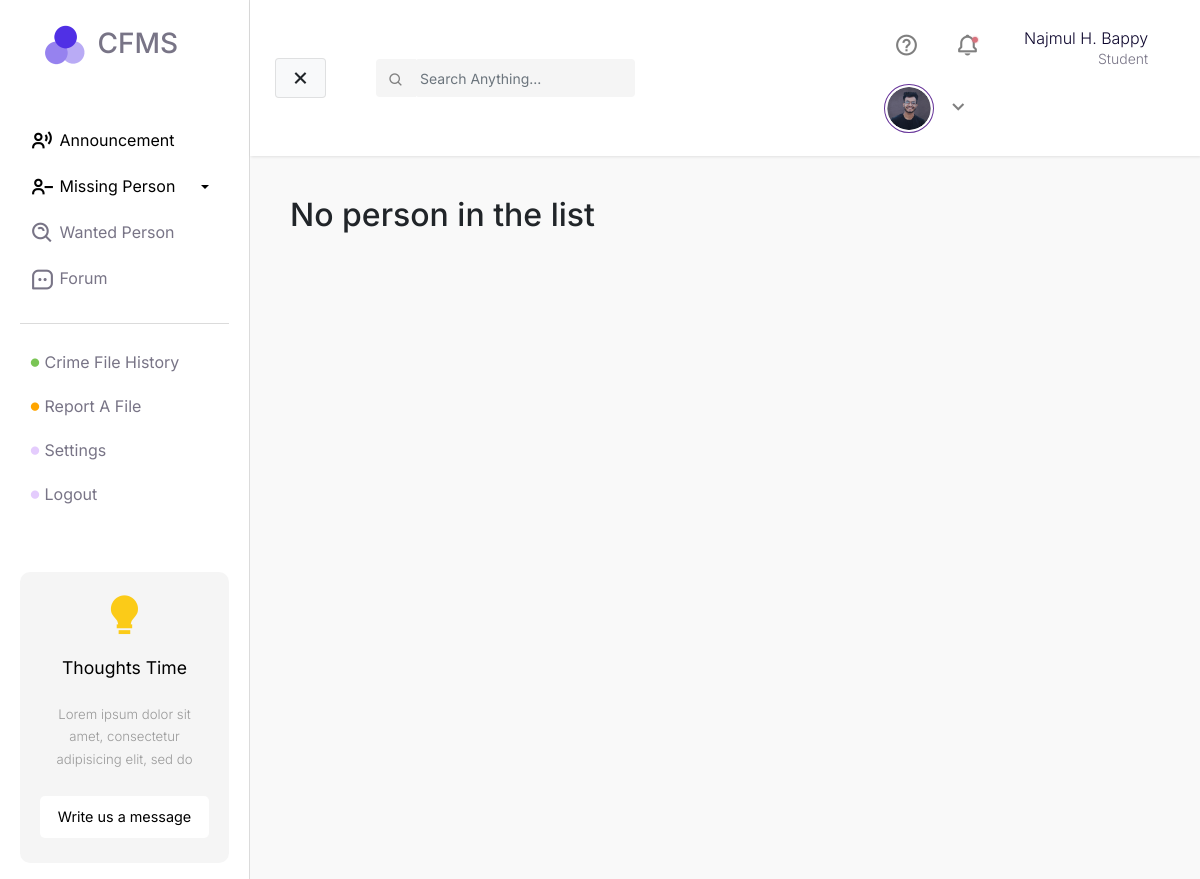
The page /announcement/ (signed in) on the database as committed earlier.
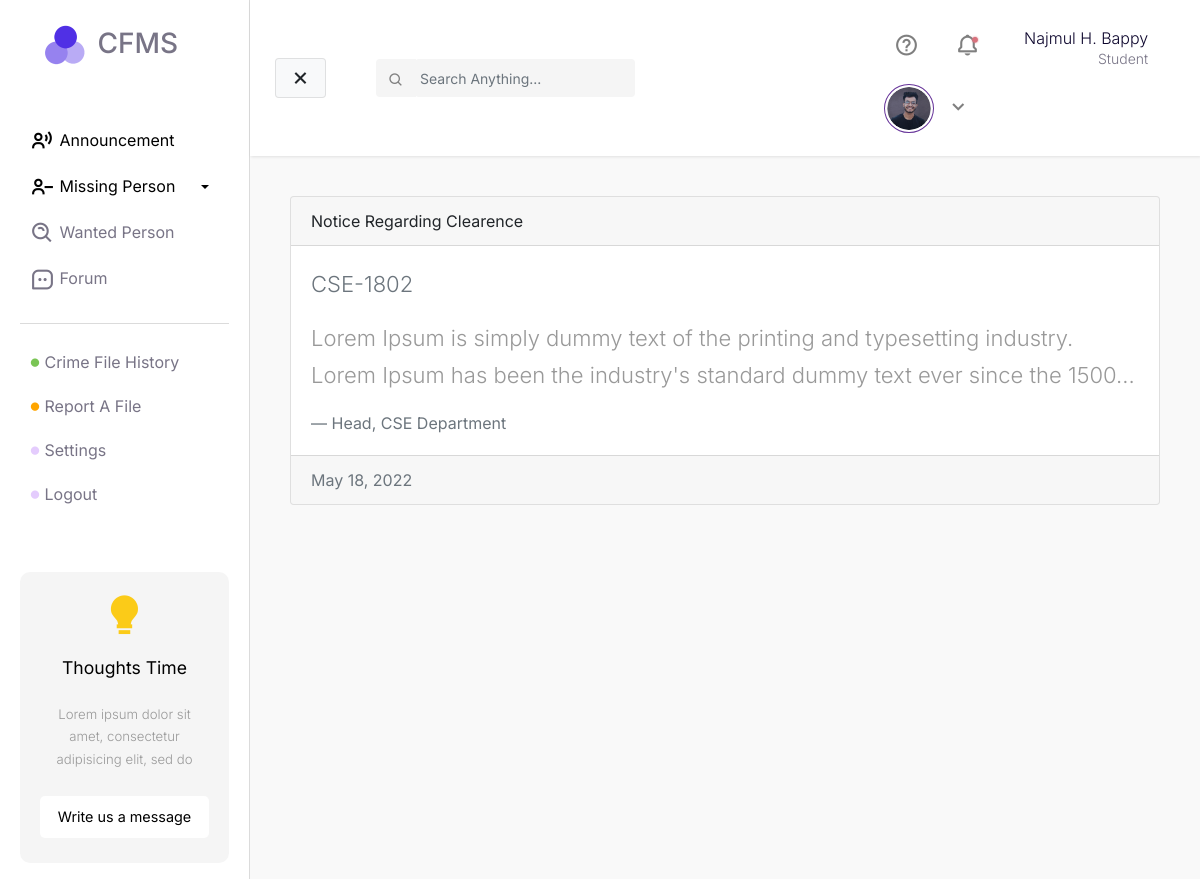
The same page on the database as committed later.
### announcement/models.py (models this page shows)
class Announcement(models.Model):
    user = models.ForeignKey(settings.AUTH_USER_MODEL, on_delete=models.PROTECT)
    noticeId = models.CharField(max_length=255)
    title = models.CharField(max_length=255)
    date = models.DateField(auto_now_add=True)
    image = models.ImageField(upload_to='announcement', null=True)
    description = models.TextField()
    authority = models.CharField(max_length=255)

### announcement/views.py (the view)
# urls.py: path('', views.announcementView, name="announcementv"),
def announcementView(request):
    announcements = Announcement.objects.all()
    context = {
        'announcements': announcements
    }
    return render(request, 'announcement.html', context)

### templates/announcement.html (shortened to what this page needs)
{% extends "base.html" %} {% block css %} {% load static %}
<link rel="stylesheet" href="{% static 'css/style.css' %}" />
{% endblock %} {% block main %}
<div id="main-wrapper" class="container missing-page">
  <div class="row">
    {% if announcements %}
    <div>
      {% for notice in announcements %}
      <a href="#">
        <div class="card">
          <div class="card-header">{{ notice.title }}</div>
          <div class="card-body">
            <blockquote class="blockquote mb-0">
              <p class="text-muted">{{ notice.noticeId }}</p>
              <p>{{notice.description | slice:":150"}}...</p>
              <footer class="blockquote-footer">{{notice.authority}}</footer>
            </blockquote>
          </div>
          <div class="card-footer text-muted">{{notice.date}}</div>
        </div>
      </a>
      {% endfor %} {% else %}
      <div>
        <h2>No person in the list</h2>
      </div>
      {% endif %}
    </div>
    {% endblock %}

Rows that differ between the two databases and show on the page:
added Announcement: title "Notice Regarding Clearence", noticeId "CSE-1802", description "Lorem Ipsum is simply dummy text of the printing and typesetting industry. Lorem Ipsum has been the industry's standard dummy text ever since the 1500", authority "Head, CSE Department", date "May 18, 2022"
Other text that changed with them:
text no longer shown: "No person in the list"
